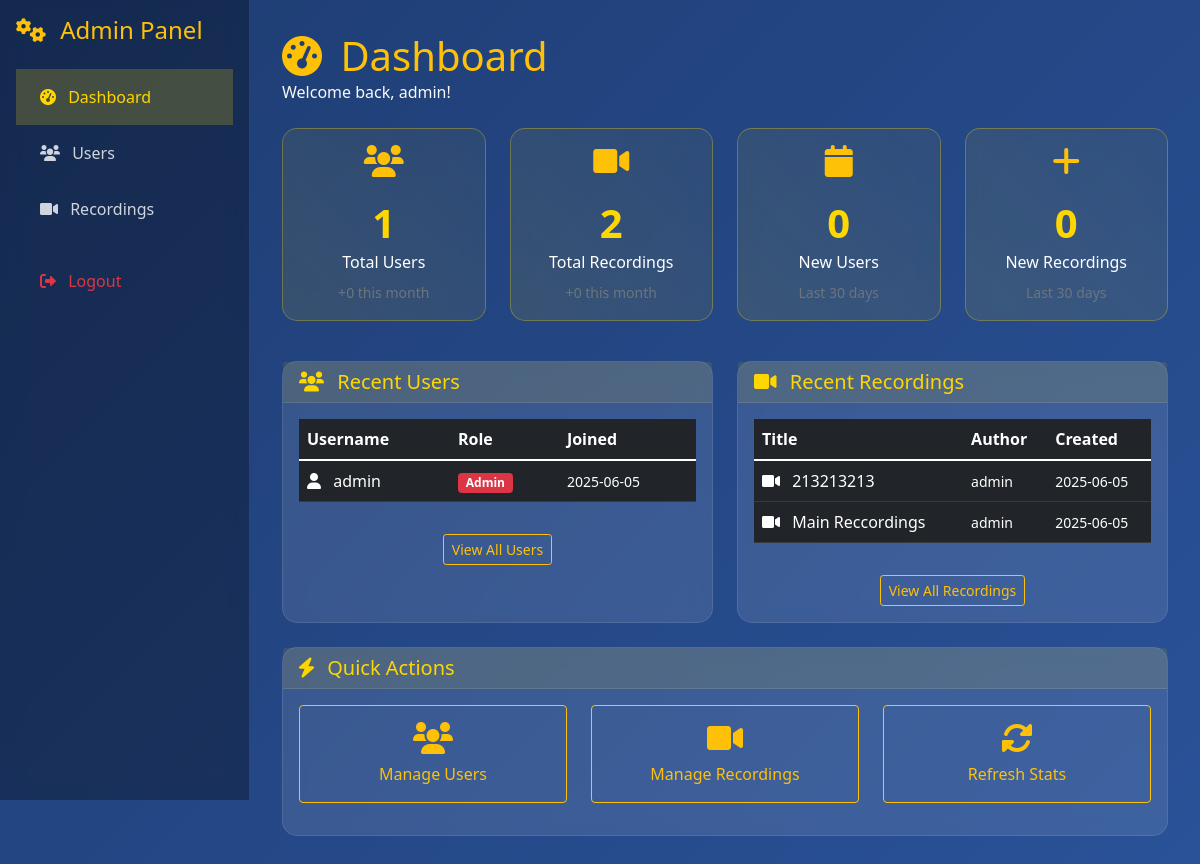
The app's page /admin/dashboard (signed in), older data.
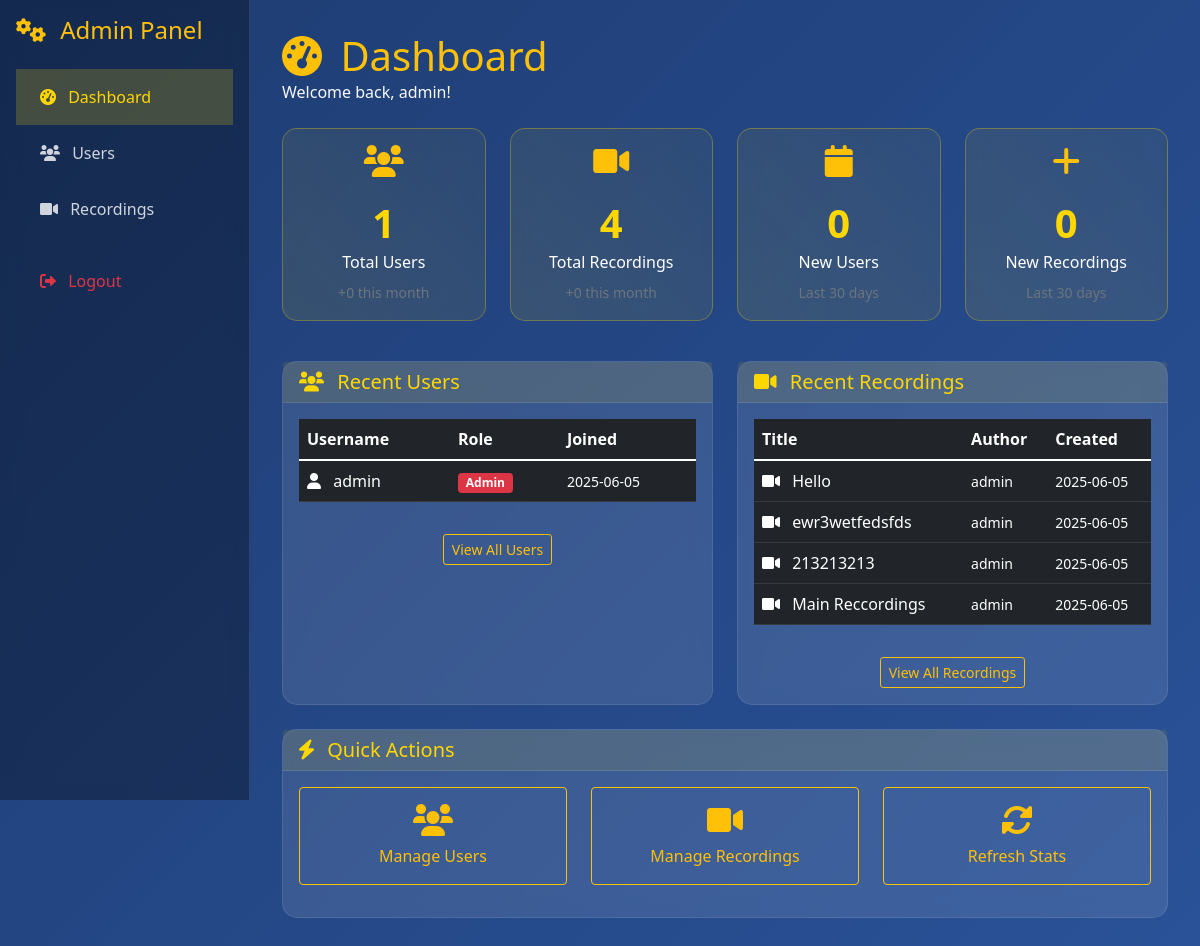
The same page, newer data.
### tables this page shows
CREATE TABLE users (
            id INTEGER PRIMARY KEY AUTOINCREMENT,
            username TEXT UNIQUE NOT NULL,
            email TEXT UNIQUE NOT NULL,
            password_hash TEXT NOT NULL,
            role TEXT DEFAULT 'user',
            created_at TIMESTAMP DEFAULT CURRENT_TIMESTAMP,
            last_login TIMESTAMP,
            is_active BOOLEAN DEFAULT 1
        );

CREATE TABLE recordings (
            id INTEGER PRIMARY KEY AUTOINCREMENT,
            title TEXT NOT NULL,
            content TEXT,
            image_path TEXT,
            video_path TEXT,
            category_id INTEGER,
            author_id INTEGER,
            created_at TIMESTAMP DEFAULT CURRENT_TIMESTAMP,
            updated_at TIMESTAMP DEFAULT CURRENT_TIMESTAMP,
            views INTEGER DEFAULT 0,
            FOREIGN KEY (category_id) REFERENCES categories (id),
            FOREIGN KEY (author_id) REFERENCES users (id)
        );

### backend/app.py (the view)
@app.route('/admin')
@app.route('/admin/dashboard')
@admin_required
def admin_dashboard():
    db = get_db()
    cursor = db.cursor()
    cursor.execute('SELECT COUNT(*) as total FROM users')
    total_users = cursor.fetchone()['total']
    cursor.execute('SELECT COUNT(*) as total FROM recordings')
    total_recordings = cursor.fetchone()['total']
    cursor.execute('SELECT COUNT(*) as total FROM users WHERE created_at >= date("now", "-30 days")')
    new_users_month = cursor.fetchone()['total']
    cursor.execute('SELECT COUNT(*) as total FROM recordings WHERE created_at >= date("now", "-30 days")')
    new_recordings_month = cursor.fetchone()['total']
    stats = {
        'total_users': total_users,
        'total_recordings': total_recordings,
        'new_users_month': new_users_month,
        'new_recordings_month': new_recordings_month
    }
    cursor.execute('''
        SELECT * FROM users
        ORDER BY created_at DESC
        LIMIT 5
    ''')
    recent_users = cursor.fetchall()
    cursor.execute('''
        SELECT r.*, u.username as author
        FROM recordings r
        LEFT JOIN users u ON r.author_id = u.id
        ORDER BY r.created_at DESC
        LIMIT 5
    ''')
    recent_recordings = cursor.fetchall()
    return render_template('admin/dashboard.html',
                         stats=stats,
                         recent_users=recent_users,
                         recent_recordings=recent_recordings)

### backend/app.py (called while the page is built)
def get_db():
    if 'db' not in g:
        g.db = sqlite3.connect(app.config['DATABASE'])
        g.db.row_factory = sqlite3.Row
    return g.db

def close_db_1(e=None):
    db = g.pop('db', None)
    if db is not None:
        db.close()

def admin_required(f):
    @wraps(f)
    def decorated_function(*args, **kwargs):
        if 'admin_user_id' not in session:
            return redirect(url_for('admin_login'))
        return f(*args, **kwargs)
    return decorated_function

### backend/templates/admin/dashboard.html (shortened to what the changed rows need)
{% extends "admin/base.html" %}
{% block content %}
<div class="row mb-4">
    <div class="col">
        <h1 class="text-warning mb-0">
            <i class="fas fa-tachometer-alt me-2"></i>
            Dashboard
        </h1>
    </div>
</div>
<div class="row mb-4">
    <div class="col-md-3 mb-3">
        <div class="card stats-card h-100">
            <div class="card-body text-center">
                <i class="fas fa-video fa-2x text-warning mb-3"></i>
                <div class="stats-number">{{ stats.total_recordings }}</div>
                <h6 class="card-title">Total Recordings</h6>
                <small class="text-muted">+{{ stats.new_recordings_month }} this month</small>
            </div>
        </div>
    </div>
</div>
<div class="row">
    <div class="col-md-6 mb-4">
        <div class="card h-100">
            <div class="card-body">
                {% if recent_users %}
                    <div class="table-responsive">
                        <table class="table table-dark table-hover">
                            <thead>
                                <tr>
                                    <th>Username</th>
                                    <th>Role</th>
                                    <th>Joined</th>
                                </tr>
                            </thead>
                            <tbody>
                                {% for user in recent_users %}
                                <tr>
                                    <td>
                                        <i class="fas fa-user me-2"></i>
                                        {{ user.username }}
                                    </td>
                                    <td>
                                        <span class="badge bg-{{ 'danger' if user.role == 'admin' else 'warning' if user.role == 'moderator' else 'secondary' }}">
                                            {{ user.role.title() }}
                                        </span>
                                    </td>
                                    <td>
                                        <small>{{ moment(user.created_at).format('MMM DD, YYYY') if moment else user.created_at[:10] }}</small>
                                    </td>
                                </tr>
                                {% endfor %}
                            </tbody>
                        </table>
                    </div>
                {% else %}
                    <div class="text-center text-muted py-4">
                        <i class="fas fa-users fa-3x mb-3"></i>
                        <p>No users found</p>
                    </div>
                {% endif %}
            </div>
        </div>
    </div>
    <div class="col-md-6 mb-4">
        <div class="card h-100">
            <div class="card-body">
                {% if recent_recordings %}
                    <div class="table-responsive">
                        <table class="table table-dark table-hover">
                            <thead>
                                <tr>
                                    <th>Title</th>
                                    <th>Author</th>
                                    <th>Created</th>
                                </tr>
                            </thead>
                            <tbody>
                                {% for recording in recent_recordings %}
                                <tr>
                                    <td>
                                        <i class="fas fa-video me-2"></i>
                                        <span title="{{ recording.title }}">
                                            {{ recording.title[:30] + '...' if recording.title|length > 30 else recording.title }}
                                        </span>
                                    </td>
                                    <td>
                                        <small>{{ recording.author or 'Unknown' }}</small>
                                    </td>
                                    <td>
                                        <small>{{ moment(recording.created_at).format('MMM DD, YYYY') if moment else recording.created_at[:10] }}</small>
                                    </td>
                                </tr>
                                {% endfor %}
                            </tbody>
                        </table>
                    </div>
                {% else %}
                    <div class="text-center text-muted py-4">
                        <i class="fas fa-video fa-3x mb-3"></i>
                        <p>No recordings found</p>
                    </div>
                {% endif %}
            </div>
        </div>
    </div>
</div>
{% endblock %}

Row changes from the older to the newer data that the page shows:
added recordings: title "Hello", username "admin", created_at "2025-06-05"
added recordings: title "ewr3wetfedsfds", username "admin", created_at "2025-06-05"
Text that changed along with them:
{{ stats.total_recordings }}: "2" → "4"
